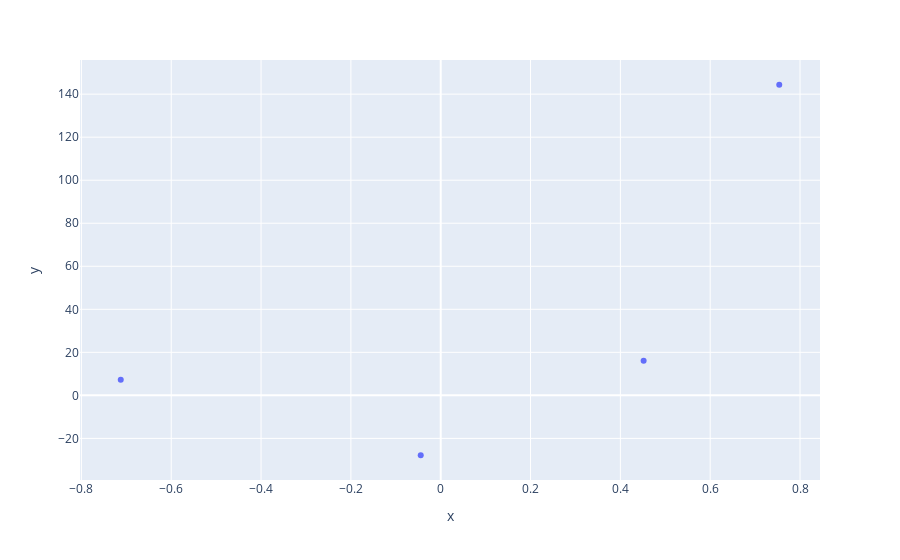

Notebook source saved alongside this figure:
### Code cell
import plotly.express as px
px.scatter(x=x.flatten(),y=y)

### Figure 1 — Plotly figure (JSON) as saved in the notebook; plotly's stock layout.template omitted (floating-point values rounded to 4 significant figures)
{"data": [{"hovertemplate": "x=%{x}<br>y=%{y}<extra></extra>", "legendgroup": "", "marker": {"color": "#636efa", "symbol": "circle"}, "mode": "markers", "name": "", "orientation": "v", "showlegend": false, "type": "scatter", "x": [-0.7124, 0.4518, -0.0445, 0.7538], "xaxis": "x", "y": [7.218, 16.05, -27.84, 144.4], "yaxis": "y"}], "layout": {"legend": {"tracegroupgap": 0}, "margin": {"t": 60}, "xaxis": {"anchor": "y", "domain": [0, 1], "title": {"text": "x"}}, "yaxis": {"anchor": "x", "domain": [0, 1], "title": {"text": "y"}}}}
